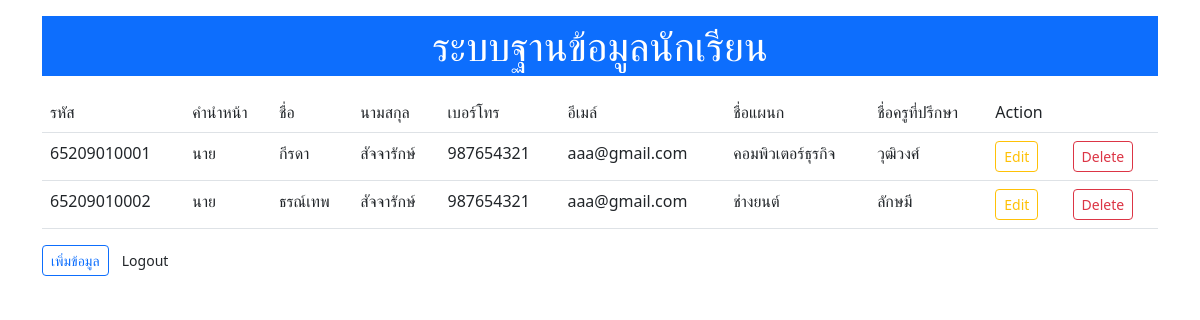
The page /backend/showstudent.php (signed in) on the database its author committed.
### tables this page shows
CREATE TABLE `student` (
  `id_stu` varchar(13) NOT NULL,
  `gender_stu` varchar(10) NOT NULL,
  `fname_stu` varchar(50) NOT NULL,
  `lname_stu` varchar(50) NOT NULL,
  `tel_stu` varchar(10) NOT NULL,
  `email_stu` varchar(50) NOT NULL,
  `id_dep` varchar(5) NOT NULL,
  `id_teach` varchar(5) NOT NULL
);

CREATE TABLE `dep` (
  `id_dep` varchar(5) NOT NULL,
  `name_dep` varchar(50) NOT NULL
);

CREATE TABLE `teacher` (
  `id_teach` varchar(5) NOT NULL,
  `fname_teach` varchar(50) NOT NULL,
  `lname_teach` varchar(50) NOT NULL
);

### backend/showstudent.php (the view, shortened to what this page needs)
<?php
    if(isset($_SESSION['username']) && $_SESSION['username'] != null){
?>
<!DOCTYPE html>
<html lang="en">
<head>
    <link rel="stylesheet" href="../bootstrap-5.2.3/css/bootstrap.min.css">
</head>
<body>
    <div class="container">
    <div class="mt-3 fs-1 bg bg-primary text-white text-center">
    <p>ระบบฐานข้อมูลนักเรียน</p>
    </div>
    <?php
    include_once('../db.php');
    $sql = "SELECT  s.id_stu, s.gender_stu,s.fname_stu, s.lname_stu, s.tel_stu, s.email_stu, d.name_dep, t.fname_teach, t.lname_teach
            FROM  student  s
            LEFT JOIN  dep  d
            ON  s.id_dep = d.id_dep
            LEFT JOIN  teacher t
            ON  s.id_teach = t.id_teach";
    $result = $conn->query($sql);
    ?>
    <table  class="table">
    <?php
    if ($result->num_rows > 0) {  ?>
        <tr>
            <td>รหัส</td>
            <td>คำนำหน้า</td>
            <td>ชื่อ</td>
            <td>นามสกุล</td>
            <td>เบอร์โทร</td>
            <td>อีเมล์</td>
            <td>ชื่อแผนก</td>
            <td>ชื่อครูที่ปรึกษา</td>
            <td cols='2'>Action</td>
            <td></td>
        </tr>
        <?php
        while($row = $result->fetch_assoc()) {  ?>
            <tr>
                <?php $id_stu = $row['id_stu']; ?>
                <td><?php echo $id_stu; ?></td>
                <td><?php echo $row['gender_stu']?></td>
                <td><?php echo $row['fname_stu']?></td>
                <td><?php echo $row['lname_stu']?></td>
                <td><?php echo $row['tel_stu']?></td>
                <td><?php echo $row['email_stu']?></td>
                <td><?php echo $row['name_dep']?></td>
                <td><?php echo $row['fname_teach']?></td>
                <td><a class="btn btn-sm btn-outline-warning" href="edit.php?id_stu=<?php echo $id_stu;?>">Edit</a></td>
                <td><a class="btn btn-sm btn-outline-danger" href="del.php?id_stu=<?php echo $id_stu;?>">Delete</a></td>
            </tr>
    <?php }
    } else {
        echo "0 results";
    }
    echo "</table>";
    ?>
     <a href="add.html" class="btn btn-sm btn-outline-primary">เพิ่มข้อมูล</a>
     <a href="delsession.php" class="btn btn-sm btn-outline-secconday">Logout</a>
    </div>
    </body>
</html>
<?php  }else {
    header( "location: index.php" );
        exit(0);
} ?>

### rows shown on the page
student: id_stu "65209010001", gender_stu "นาย", fname_stu "กีรดา", lname_stu "สัจจารักษ์", tel_stu "987654321", email_stu "aaa@gmail.com", id_dep.name_dep "คอมพิวเตอร์ธุรกิจ", id_teach.fname_teach "วุฒิวงศ์"
student: id_stu "65209010002", gender_stu "นาย", fname_stu "ธรณ์เทพ", lname_stu "สัจจารักษ์", tel_stu "987654321", email_stu "aaa@gmail.com", id_dep.name_dep "ช่างยนต์", id_teach.fname_teach "ลักษมี"
